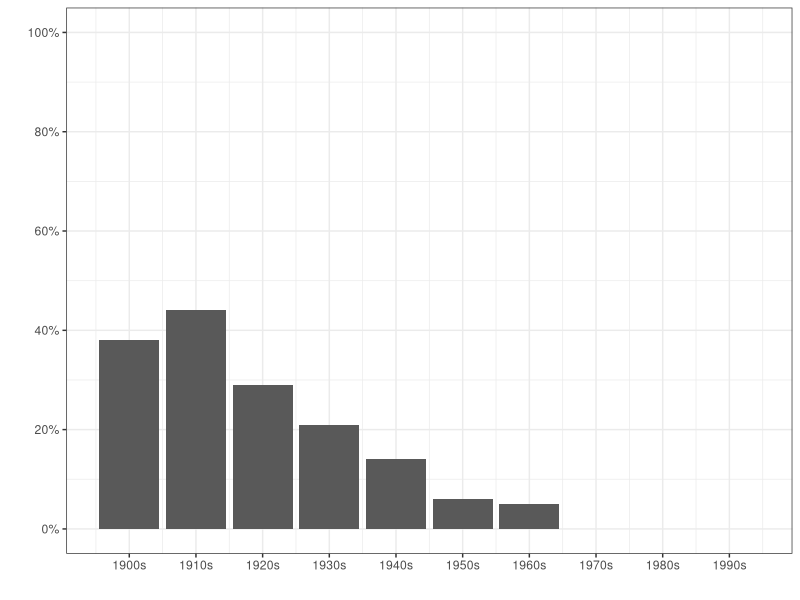
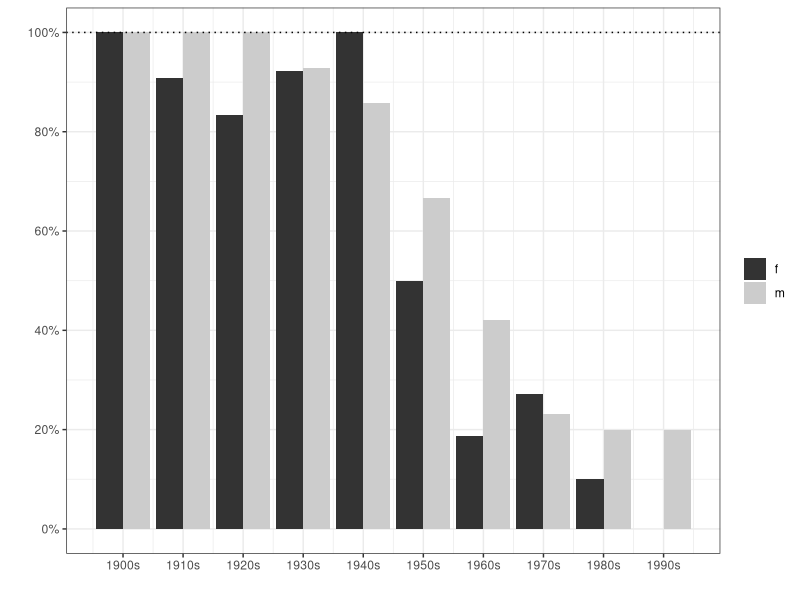
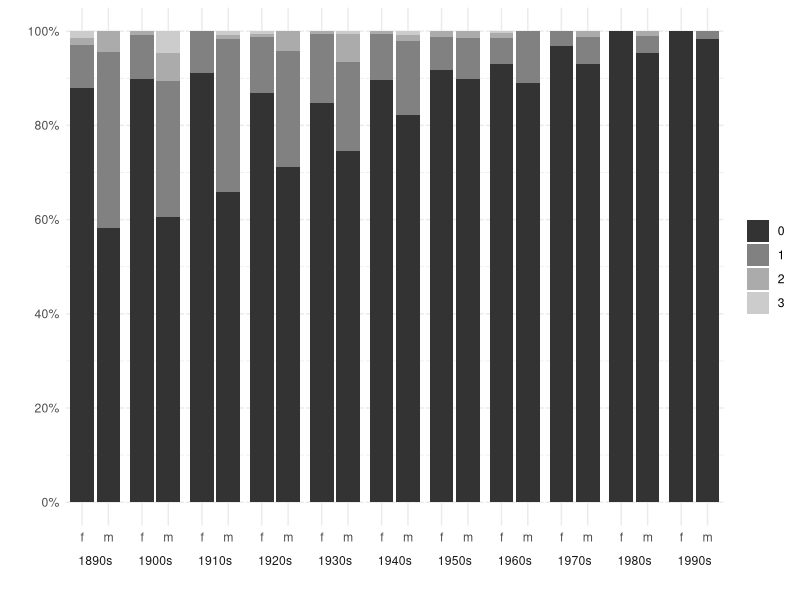
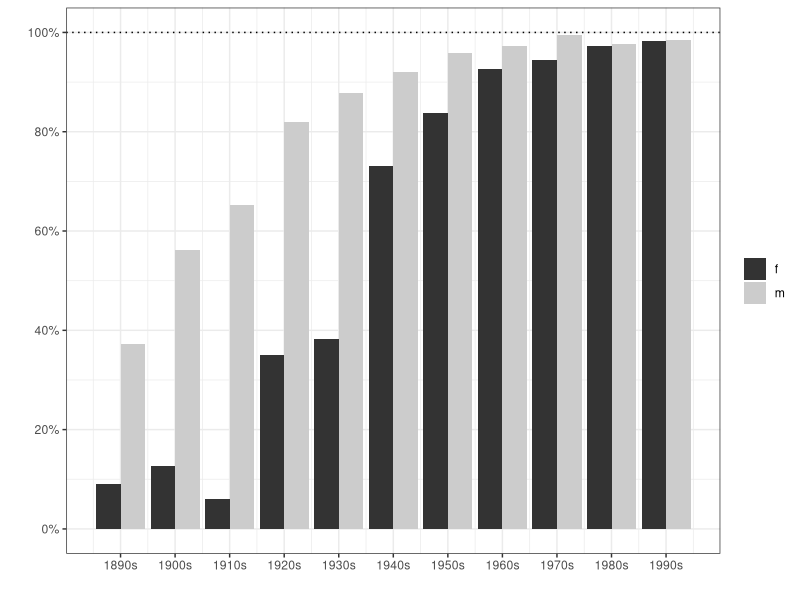
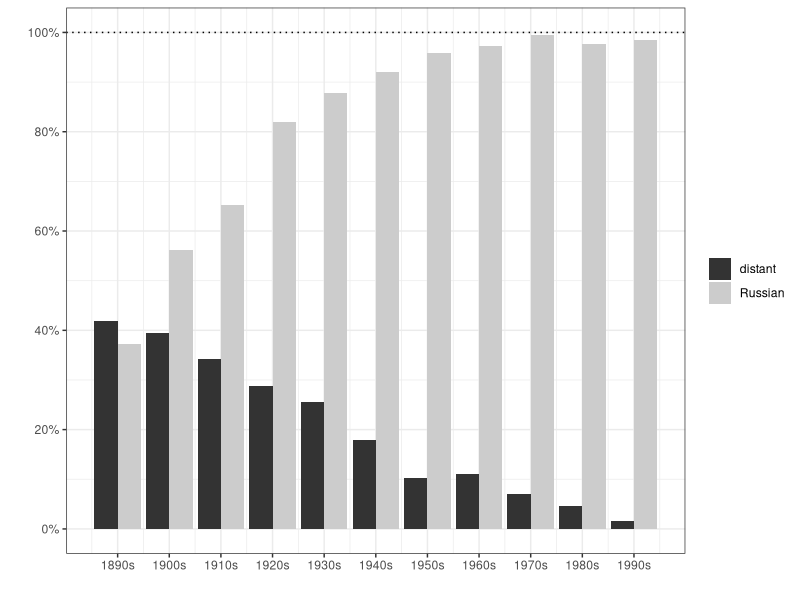
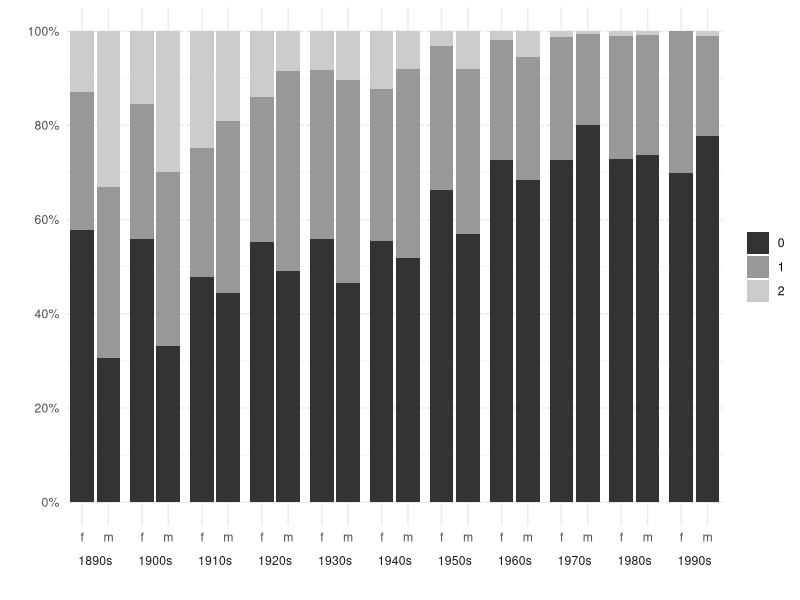
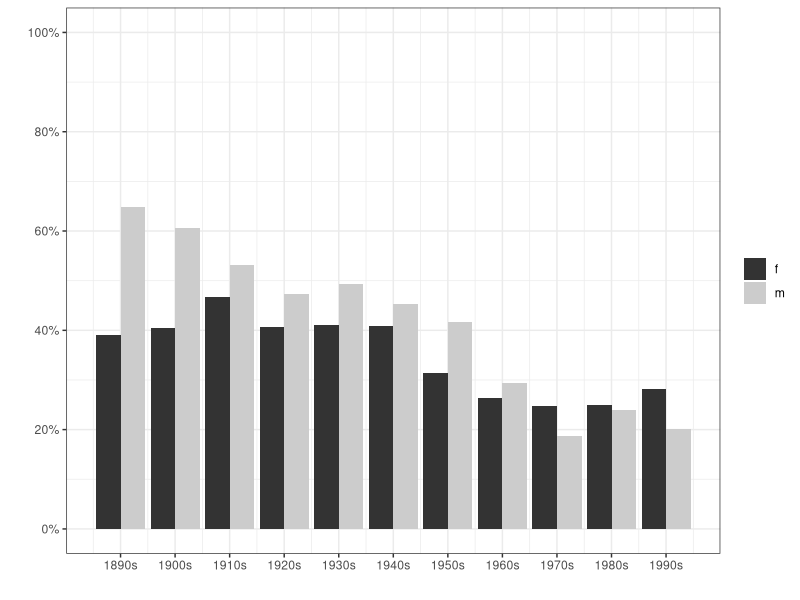
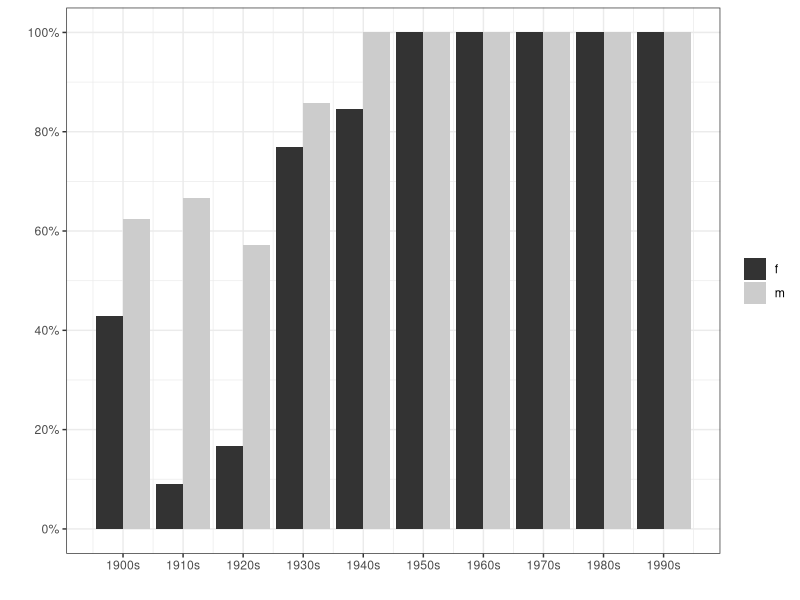

The R source for these figures, in order:
## ---- chunk 1
knitr::opts_chunk$set(message = FALSE, warning = FALSE, fig.width = 9)
library(tidyverse)

options(scipen=999)
theme_set(theme_bw())

df <- read_csv("data.csv")
## ---- chunk 2
df %>% 
  filter(sex == "m",
         residence == "Chuni",
         year_of_birth_dec > 1890,
         year_of_birth_dec < 2000,
         str_detect(language, "Kumyk")) %>% 
  group_by(year_of_birth_dec, distance) %>% 
  count(knowledge) %>% 
  spread(knowledge, n, fill = 0) %>% 
  mutate(knowledge = round(`1`/(`1`+`0`)*100),
         number_of_people = `1`+`0`) %>% 
  ggplot(aes(year_of_birth_dec, knowledge))+
  geom_col()+
  scale_x_continuous(breaks = c(189:200*10),
                     labels = paste0(c(189:200*10), "s"))+
  scale_y_continuous(breaks = 0:5*20,
                     labels = paste0(c(0:5*20), "%"),
                     limits = c(0, 100))+
  labs(y = "", x = "")+
  scale_fill_grey()
## ---- chunk 3
df %>% 
   filter(residence == "Chuni",
          year_of_birth_dec > 1890,
          year_of_birth_dec < 2000,
          str_detect(language, "Tsudakhar|Dargwa")) %>% 
  spread(language, knowledge) %>% 
  mutate(lang_knowledge = ifelse(Tsudakhar == 1, 1, ifelse(Dargwa == 1, 1, 0))) %>% 
   group_by(year_of_birth_dec, sex) %>% 
   mutate(lang_knowledge = sum(lang_knowledge)/n()*100,
          number_of_people = n()) %>%
   select(sex, year_of_birth_dec, lang_knowledge, number_of_people) %>% 
   ggplot(aes(year_of_birth_dec, lang_knowledge, fill = sex,
              label = paste0(round(lang_knowledge, 2), "%")))+
   geom_col(position = "dodge")+
   labs(y = "", x = "")+
   scale_fill_grey()+
   scale_x_continuous(breaks = c(189:200*10),
                     labels = paste0(c(189:200*10), "s"))+
   scale_y_continuous(breaks = 0:5*20,
                     labels = paste0(c(0:5*20), "%"),
                     limits = c(0, 100))+
  geom_hline(yintercept = 100, linetype = 3)+
    theme(legend.title = element_blank())
## ---- chunk 4
df %>%
  filter(str_detect(distance, "distant")) %>%
  group_by(index, residence) %>% 
  mutate(n_knowledge = sum(knowledge)) %>%
  select(index, residence, year_of_birth_dec, sex, n_knowledge) %>% 
  distinct() %>% 
  group_by(year_of_birth_dec, sex) %>% 
  mutate(number_of_people = n()) %>% 
  group_by(year_of_birth_dec, sex, n_knowledge, number_of_people) %>% 
  summarise(n = n()) %>% 
  ungroup() %>% 
  mutate(r_knowledge = n/(number_of_people)*100,
         n_knowledge = factor(n_knowledge),
         year_of_birth_dec_s = paste0(year_of_birth_dec, "s")) %>%
  ggplot(aes(sex, r_knowledge, fill = n_knowledge))+
  geom_col(position = position_stack(reverse = T))+
  labs(y = "", x = "")+
  scale_fill_grey()+
  scale_y_continuous(breaks = 0:5*20,
                     labels = paste0(c(0:5*20), "%"))+
  facet_wrap(~year_of_birth_dec_s, strip.position = "bottom", nrow = 1)+
  theme(panel.spacing =unit(.1, "lines"),
        panel.border = element_blank(), 
        strip.background = element_blank(),
        strip.placement = "outside",
        legend.title=element_blank(),
        axis.ticks = element_blank())
## ---- chunk 5
df %>%
  filter(str_detect(language, "Russian")) %>% 
  spread(language, knowledge) %>%
  group_by(year_of_birth_dec, sex) %>%
  mutate(lang_knowledge = sum(Russian)/n()*100,
         number_of_people = n()) %>%
  ggplot(aes(year_of_birth_dec, lang_knowledge, fill = sex))+
  geom_col(position = "dodge")+
  labs(y = "", x = "")+
  scale_fill_grey()+
  scale_x_continuous(breaks = c(189:200*10),
                     labels = paste0(c(189:200*10), "s"))+
  scale_y_continuous(breaks = 0:5*20,
                     labels = paste0(c(0:5*20), "%"),
                     limits = c(0, 100))+
  geom_hline(yintercept = 100, linetype = 3)+
  theme(legend.title = element_blank())
## ---- chunk 6
df %>%
  filter(str_detect(distance, "distant|Russian"),
         sex == "m") %>% 
  group_by(index, residence, distance) %>% 
  mutate(n_knowledge = if_else(sum(knowledge) > 0, 1, 0)) %>% 
  distinct(index, residence, year_of_birth_dec, distance, n_knowledge) %>%
  group_by(year_of_birth_dec, distance) %>% 
  summarise(lang_knowledge = (sum(n_knowledge))/n()*100) %>% 
  ggplot(aes(year_of_birth_dec, lang_knowledge, fill = distance))+
  geom_col(position = "dodge")+
  labs(y = "", x = "")+
  scale_fill_grey()+
  scale_x_continuous(breaks = c(189:200*10),
                     labels = paste0(c(189:200*10), "s"))+
  scale_y_continuous(breaks = 0:5*20,
                     labels = paste0(c(0:5*20), "%"),
                     limits = c(0, 100))+
  geom_hline(yintercept = 100, linetype = 3)+
  theme(legend.title = element_blank())
## ---- chunk 7
df %>%
  filter(str_detect(distance, "neighbouring")) %>%
  group_by(index, residence) %>%
  mutate(n_knowledge = sum(knowledge)) %>%
  group_by(year_of_birth_dec, sex) %>% 
  mutate(number_of_people = n()) %>% 
  count(year_of_birth_dec, sex, n_knowledge, number_of_people) %>%
  ungroup() %>% 
  mutate(r_knowledge = n/number_of_people*100,
         n_knowledge = factor(n_knowledge),
         year_of_birth_dec_s = paste0(year_of_birth_dec, "s")) %>% 
  ggplot(aes(sex, r_knowledge, fill = n_knowledge))+
  geom_col(position = position_stack(reverse = T))+
  labs(y = "", x = "")+
  scale_fill_grey()+
  scale_y_continuous(breaks = 0:5*20,
                     labels = paste0(c(0:5*20), "%"))+
  facet_wrap(~year_of_birth_dec_s, strip.position = "bottom", nrow = 1)+
  theme(panel.spacing=unit(.1, "lines"),
        panel.border = element_blank(), 
        strip.background = element_blank(),
        strip.placement = "outside",
        legend.title=element_blank(),
        axis.ticks = element_blank())
## ---- chunk 8
df %>%
  filter(str_detect(distance, "neighbour"),
         language != "Russian") %>% 
  group_by(index, residence, sex) %>% 
  mutate(n_knowledge = if_else(sum(knowledge) > 0, 1, 0)) %>% 
  distinct(index, residence, sex, year_of_birth_dec, n_knowledge) %>% 
  group_by(year_of_birth_dec, sex) %>%
  mutate(lang_knowledge = sum(n_knowledge)/n()*100,
         number_of_people = n()) %>%
  ggplot(aes(year_of_birth_dec, lang_knowledge, fill = sex))+
  geom_col(position = "dodge")+
  labs(y = "", x = "")+
  scale_fill_grey()+
  scale_x_continuous(breaks = c(189:200*10),
                     labels = paste0(c(189:200*10), "s"))+
  scale_y_continuous(breaks = 0:5*20,
                     labels = paste0(c(0:5*20), "%"),
                     limits = c(0, 100))+
  theme(legend.title = element_blank())
## ---- chunk 9
df %>% 
  filter(residence == "Chuni",
         year_of_birth_dec > 1890,
         str_detect(language, "Russian")) %>% 
  group_by(year_of_birth_dec, sex) %>% 
  summarise(knowledge_n = sum(knowledge),
            number_of_people = n(),
            knowledge = knowledge_n/number_of_people*100) %>% 
  ggplot(aes(year_of_birth_dec, knowledge, fill = sex))+
  geom_col(position = "dodge")+
 # geom_text(aes(y = knowledge + 0.05))+
#  geom_text(aes(y = - 0.05, label = number_of_people))+
  scale_x_continuous(breaks = c(189:200*10),
                     labels = paste0(c(189:200*10), "s"))+
  scale_y_continuous(breaks = 0:5*20,
                     labels = paste0(c(0:5*20), "%"),
                     limits = c(0, 100))+
  labs(y = "", x = "")+
  scale_fill_grey()+
  theme(legend.title = element_blank())
## ---- chunk 10
df %>% 
  group_by(index, residence) %>% 
  mutate(knowledge = sum(knowledge)) %>% 
  ggplot(aes(`year of birth`, factor(knowledge)), shape = 20)+
  geom_point()+
  facet_wrap(~sex)+
  labs(y = "", x = "")+
  theme(strip.background = element_blank(),
        strip.placement = "outside",
        legend.title=element_blank(),
        axis.ticks = element_blank())
